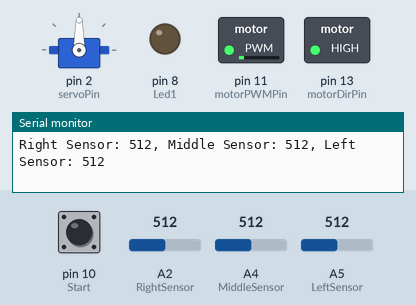
The sketch below on a simulated Arduino Uno, built with avr-gcc and run on an emulated ATmega328P. Parts: servo, switched loads named in the sketch (green lamp = pin HIGH), output pins drawn as LEDs (lit = HIGH), the last lines printed to the serial monitor. The test bench sets the inputs (shaded band); at power-on: A2 (RightSensor) = 512, A4 (MiddleSensor) = 512, pin 10 (Start) HIGH, A5 (LeftSensor) = 512.

Above: at 1.8 s.
1.9 s: A2 (RightSensor) set to 317
4.2 s: A2 (RightSensor) set to 284
At 6.8 s:
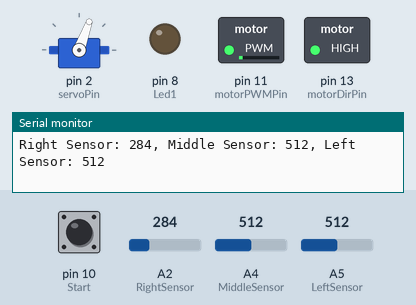
7.9 s: A4 (MiddleSensor) set to 318
10.7 s: A4 (MiddleSensor) set to 291
At 13.8 s:
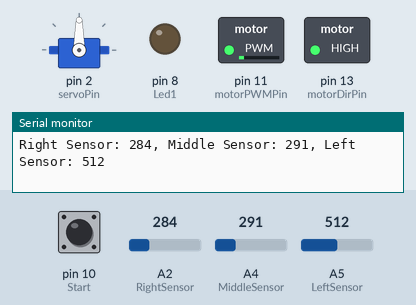
14.4 s: A4 (MiddleSensor) set to 306
At 16.9 s:
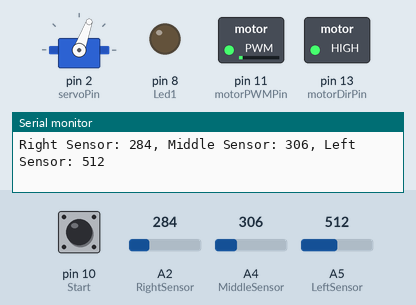
17.7 s: A4 (MiddleSensor) set to 290
At 20.0 s:
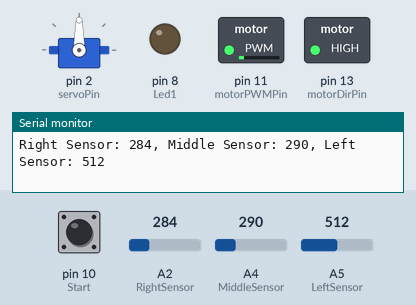
Timing chart, 0 to 21.5 s (numbered marks = the images above; inputs shaded):
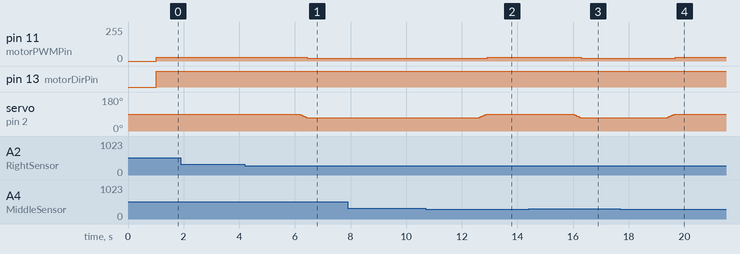

Measured:
- the behaviour switches between 300 and 299 on A2 (RightSensor) (found by bisection; images 0 and 1)
- the behaviour switches between 300 and 299 on A4 (MiddleSensor) (found by bisection; images 1 and 2)
- after the input at 4.2 s, pin 11 (motorPWMPin): 30/255 → 22/255 after 2.2 s; servo on pin 2 (servoPin): moves from 90° to 70° over 0.30 s, starting after 1.9 s
- after the input at 10.7 s, pin 11 (motorPWMPin): 22/255 → 30/255 after 2.2 s; servo on pin 2 (servoPin): moves from 70° to 90° over 0.30 s, starting after 1.9 s
- after the input at 14.4 s, pin 11 (motorPWMPin): 30/255 → 22/255 after 1.9 s; servo on pin 2 (servoPin): moves from 90° to 70° over 0.30 s, starting after 1.6 s
- after the input at 17.7 s, pin 11 (motorPWMPin): 22/255 → 30/255 after 2.0 s; servo on pin 2 (servoPin): moves from 70° to 90° over 0.30 s, starting after 1.7 s

The sketch:

WRO_X2024.ino
```cpp
#include <Servo.h> // Biblioteca para el control del servomotor

// Pines de sensores
int RightSensor = A2;   // Pin del sensor de obstáculo derecho
int MiddleSensor = A4;  // Pin del sensor de obstáculo medio
int LeftSensor = A5;    // Pin del sensor de obstáculo izquierdo

// Pines de control
int Start = 10;         // Pin del botón de inicio
int Led1 = 8;           // Pin del LED 1
int motorPWMPin = 11;   // Pin PWM para control de velocidad del motor
int motorDirPin = 13;   // Pin de dirección del motor

Servo servoMotor;       // Objeto servo para controlar la dirección del robot
int servoPin = 2;       // Pin del servomotor
int currentAngle = 90;  // Ángulo actual del servomotor (inicialmente en 90 grados - hacia adelante)

int baseSpeed = 30;    // Velocidad base del motor (0 a 255 para control PWM)

void setup() {
  pinMode(Led1, OUTPUT);
  pinMode(Start, INPUT);

  pinMode(motorPWMPin, OUTPUT); // Configurar el pin PWM del motor como salida
  pinMode(motorDirPin, OUTPUT); // Configurar el pin de dirección del motor como salida

  servoMotor.attach(servoPin);  // Adjuntar el servo al pin especificado
  servoMotor.write(currentAngle); // Posición inicial del servo

  Serial.begin(9600); // Inicializar comunicación serie
}

void loop() {
  // Esperar a que se presione el botón de inicio
  while (digitalRead(Start) == 0) {
    if (analogRead(LeftSensor) < 500 || analogRead(MiddleSensor) < 500 || analogRead(RightSensor) < 500) {
      digitalWrite(Led1, HIGH);
    } else {
      digitalWrite(Led1, LOW);
    }
    delay(100); // Parpadeo del LED 1 por 100ms
  }

  while (1) {
    // Leer los valores analógicos de los sensores
    int rightSensorValue = analogRead(RightSensor);
    int middleSensorValue = analogRead(MiddleSensor);
    int leftSensorValue = analogRead(LeftSensor);

    // Imprimir los valores de los sensores
    Serial.print("Right Sensor: ");
    Serial.print(rightSensorValue);
    Serial.print(", Middle Sensor: ");
    Serial.print(middleSensorValue);
    Serial.print(", Left Sensor: ");
    Serial.println(leftSensorValue);
    delay(1000);

    // Control de dirección basado en los valores analógicos de los sensores
    if (middleSensorValue < 300) {  // Objeto cercano en el centro
      smoothServoMove(90);  // Mantener servo recto
      adjustMotorSpeed(baseSpeed);  // Avanzar a velocidad base
    } else if (rightSensorValue < 300) {  // Objeto cercano a la derecha
      smoothServoMove(70);  // Girar suavemente a la izquierda
      adjustMotorSpeed(baseSpeed - map(rightSensorValue, 0, 1023, 0, baseSpeed));  // Reducir velocidad al acercarse al objeto
    } else if (leftSensorValue < 300) {  // Objeto cercano a la izquierda
      smoothServoMove(110); // Girar suavemente a la derecha
      adjustMotorSpeed(baseSpeed - map(leftSensorValue, 0, 1023, 0, baseSpeed));  // Reducir velocidad al acercarse al objeto
    } else {  // No hay objetos cercanos
      smoothServoMove(90);  // Mantener servo recto
      adjustMotorSpeed(baseSpeed);  // Avanzar a velocidad base
    }

    delay(10); // Pequeño retraso para evitar lecturas excesivas
  }
}

// Función para mover el servomotor suavemente
void smoothServoMove(int targetAngle) {
  if (targetAngle > currentAngle) {
    for (int angle = currentAngle; angle <= targetAngle; angle++) {
      servoMotor.write(angle);
      delay(15); // Ajuste del delay para suavidad
    }
  } else {
    for (int angle = currentAngle; angle >= targetAngle; angle--) {
      servoMotor.write(angle);
      delay(15); // Ajuste del delay para suavidad
    }
  }
  currentAngle = targetAngle; // Actualizar el ángulo actual
}

// Función para ajustar la velocidad del motor
void adjustMotorSpeed(int speed) {
  digitalWrite(motorDirPin, HIGH); // Configurar la dirección del motor
  analogWrite(motorPWMPin, speed); // Configurar la velocidad del motor con control PWM
}
```
